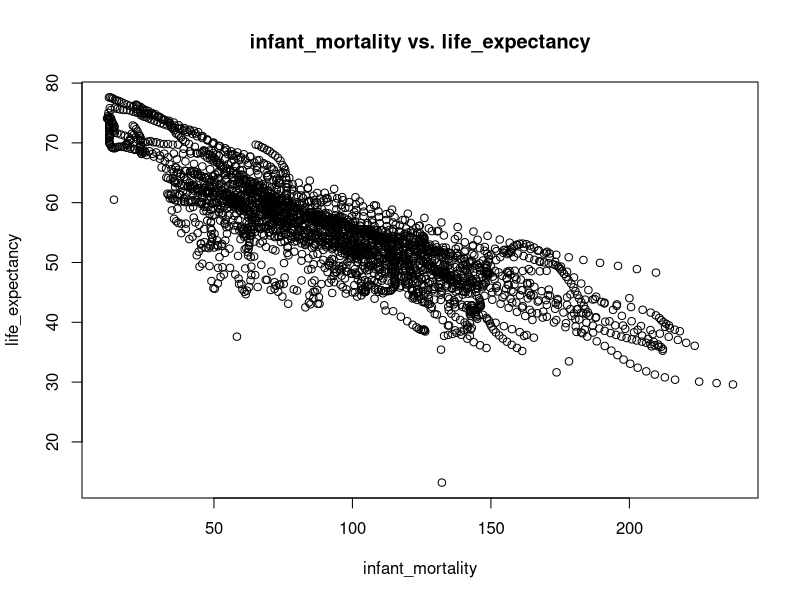
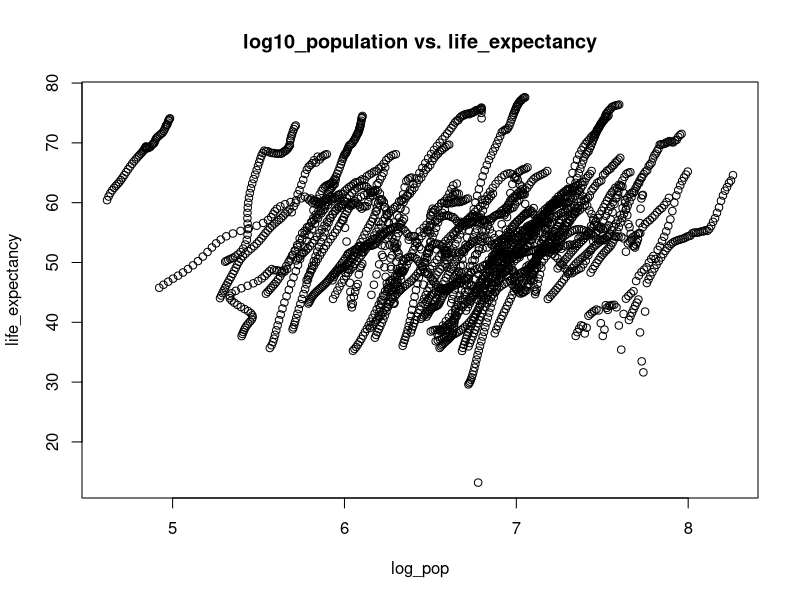
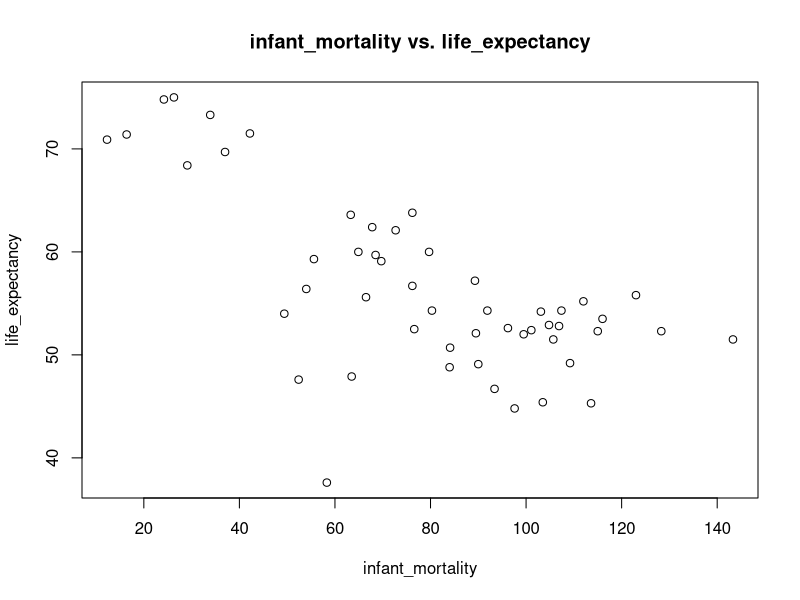
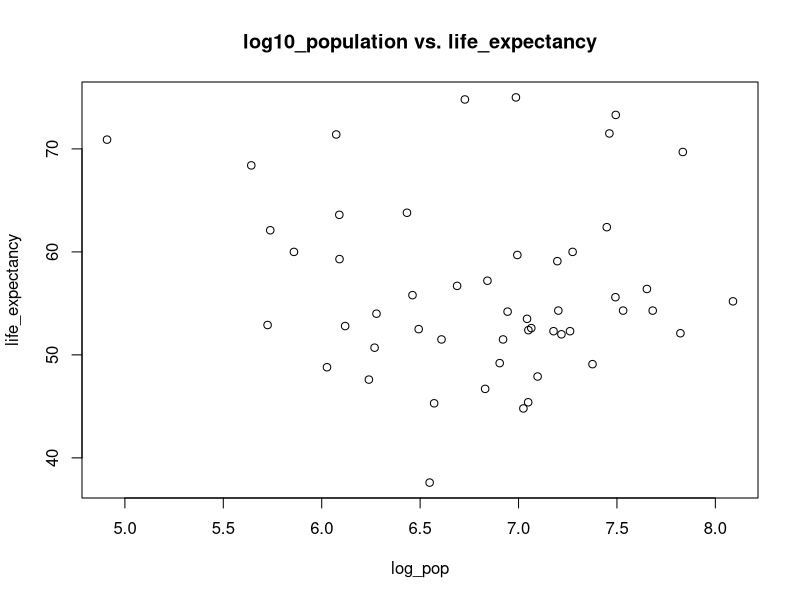
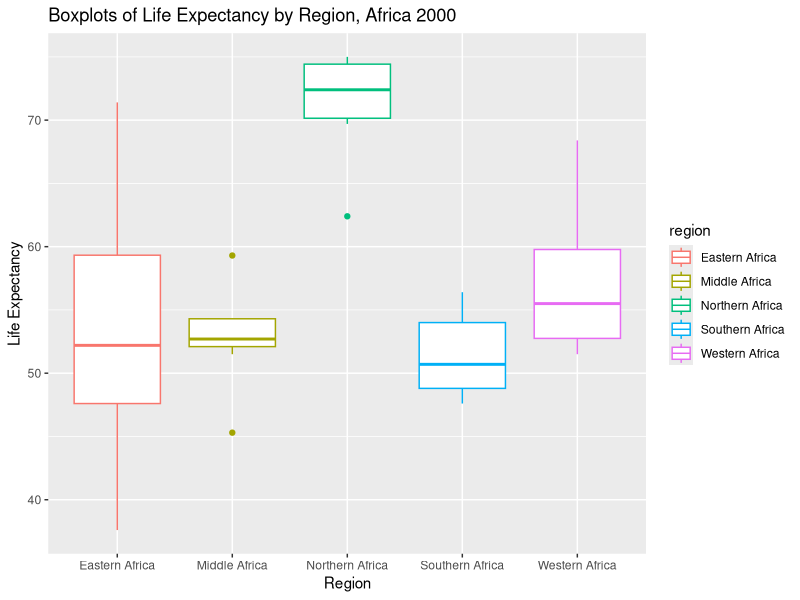
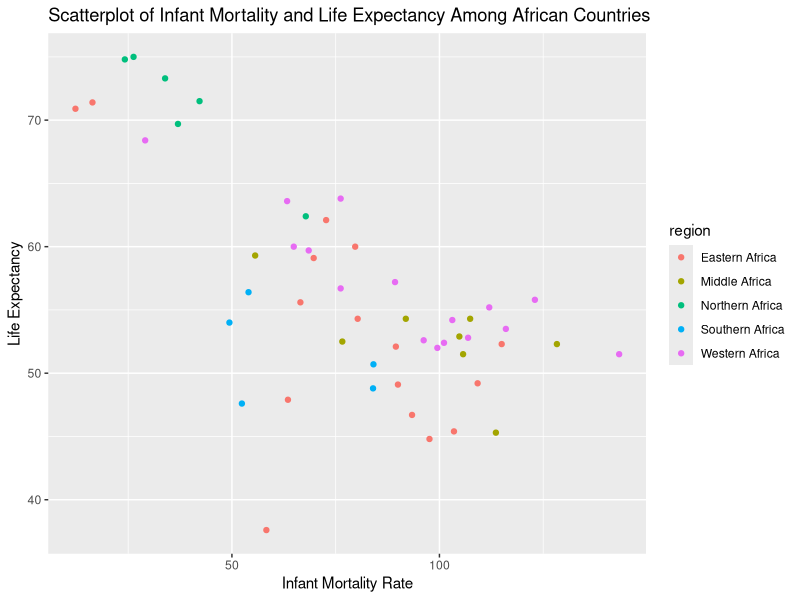
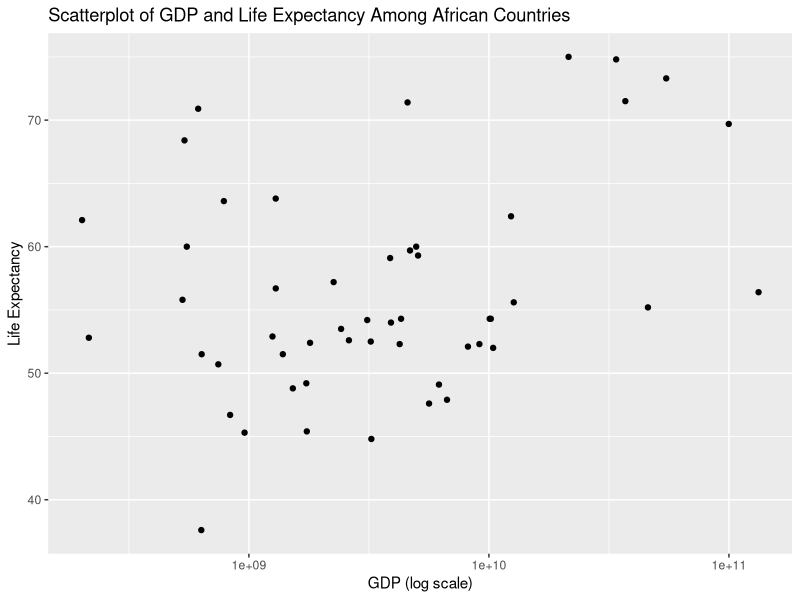

Write the R code that produced these figures, in order.
## ---- chunk 1
#load dslabs package
library("dslabs")
#look at help file for gapminder data
help(gapminder)
#get an overview of data structure
str(gapminder)
#get a summary of data
summary(gapminder)
#determine the type of object gapminder is
class(gapminder)

africadata = gapminder[gapminder$continent=='Africa',]
str(africadata)
summary(africadata)

s1 = africadata[,c('infant_mortality','life_expectancy')]
str(s1)
summary(s1)

s2 = africadata[,c('population','life_expectancy')]
str(s2)
summary(s2)
s2$log_pop = log10(s2$population)

attach(s1)
plot(infant_mortality,life_expectancy,main="infant_mortality vs. life_expectancy")
detach(s1)

attach(s2)
plot(log_pop,life_expectancy,main="log10_population vs. life_expectancy")
detach(s2)
# I think each streak represents an African country's life_expectancy over the past decades. As the time went by, the pupulation grew bigger, and life expectancy went up as the quality of life improved.

data_2000 = africadata[africadata$year==2000,]
str(data_2000)
summary(data_2000)

s3 = data_2000[,c('infant_mortality','life_expectancy')]
str(s3)
summary(s3)

s4 = data_2000[,c('population','life_expectancy')]
str(s4)
summary(s4)
s4$log_pop = log10(s4$population)

attach(s3)
plot(infant_mortality,life_expectancy,main="infant_mortality vs. life_expectancy")
detach(s3)

attach(s4)
plot(log_pop,life_expectancy,main="log10_population vs. life_expectancy")
detach(s4)

fit1 <- lm(life_expectancy ~ infant_mortality, data=s3)
summary(fit1)
# since the p_value is close to 0, infant_mortality and life_expectancy are highly associated

fit2 <- lm(life_expectancy ~ log_pop, data=s4)
summary(fit2)
# since the p_value is much greater than 0, population and life_expectancy are not much associated

## ---- chunk 2
library(broom)
library(ggplot2)
# I was first interested in how region comes in to play so I made boxplots of life expectancy 
# stratified by region. Here we see that the mean life expectancy in North African Countries is
# much higher around 75 while others are closer to 55. 
ggplot(data_2000, aes(x=region, y=life_expectancy, color= region)) + geom_boxplot() + ggtitle("Boxplots of Life Expectancy by Region, Africa 2000") +
  xlab("Region") + ylab("Life Expectancy") 

# After seeing this, I decided to plot the relationship between infant mortality again, 
# but this time color in the points with region to see how this relationship might vary 
# by region.

ggplot(data_2000, aes(x=infant_mortality, y=life_expectancy, colour= region)) + geom_point() + ggtitle("Scatterplot of Infant Mortality and Life Expectancy Among African Countries") +
  xlab("Infant Mortality Rate") + ylab("Life Expectancy") 


#Now I want to run a model with both infant mortality and region as predictors


#First I have to make a new variable so I can get the order correct for reference coding. 
#Since we saw that the mean life expectancy was so much higher in 
#North Africa, we use that as the reference. Note: I tried to do this
#without making a new variable, but it would not work. I think it 
#got weird because of all of the categories from other coninents. 
#See below when I table it...

table(data_2000$region)

#here I make the new variable and order it as such
data_2000$newregion <-  NA 
data_2000$newregion[data_2000$region == "Northern Africa" ] <- "1:Northern Africa"
data_2000$newregion[data_2000$region == "Eastern Africa" ] <- "2:Eastern Africa"
data_2000$newregion[data_2000$region == "Middle Africa" ] <- "3:Middle Africa"
data_2000$newregion[data_2000$region == "Southern Africa" ] <- "4:Southern Africa"
data_2000$newregion[data_2000$region == "Western Africa" ] <- "5:Western Africa"

#checking
table(data_2000$newregion)

#now we run the model with Infant Mortality and Region as predictors
fit3 <- lm(life_expectancy ~ infant_mortality + newregion, data=data_2000)
summary(fit3)
tidy(fit3)

## ---- chunk 3

#First I used ggplot to make a scatter plot of GPD (logscale) and Life Expectancy
ggplot(data_2000, aes(x=gdp, y=life_expectancy)) + geom_point() + ggtitle("Scatterplot of GDP and Life Expectancy Among African Countries") +
  xlab("GDP (log scale)") + ylab("Life Expectancy") + scale_x_log10() 

fit4 <- lm(data_2000$life_expectancy ~ data_2000$gdp)
summary(fit4)

library(broom)
tidy(fit4)
